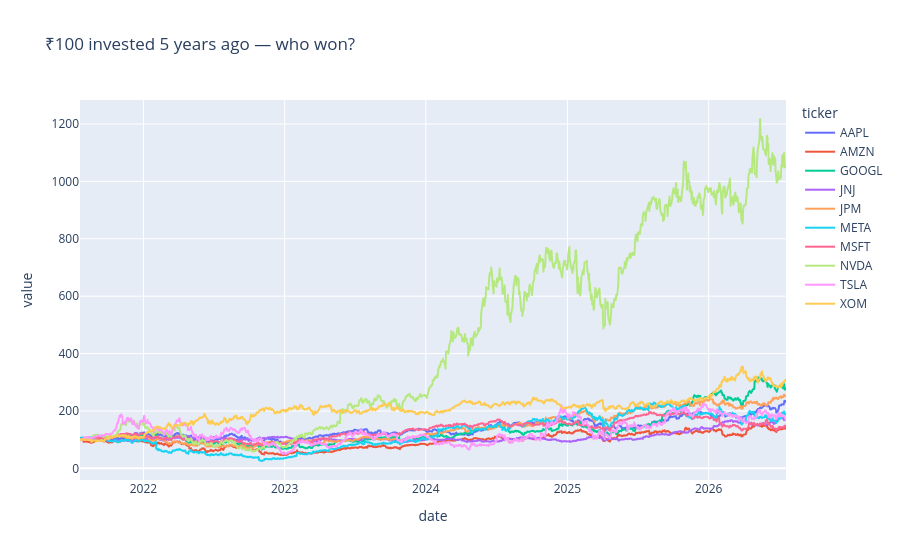

Notebook cell for this chart:
### Code cell
norm = close / close.iloc[0] * 100
fig = px.line(norm, title="₹100 invested 5 years ago — who won?")
fig.show()

### Figure 1 — Plotly figure (JSON) as saved in the notebook; plotly's stock layout.template omitted (floating-point values rounded to 4 significant figures; data arrays with more than 128 entries replaced by an {"elided": "..."} marker saying what was removed)
{"data": [{"hovertemplate": "ticker=AAPL<br>date=%{x}<br>value=%{y}<extra></extra>", "legendgroup": "AAPL", "line": {"color": "#636efa", "dash": "solid"}, "marker": {"symbol": "circle"}, "mode": "lines", "name": "AAPL", "showlegend": true, "type": "scattergl", "x": {"elided": "1254 str values"}, "xaxis": "x", "y": {"elided": "1254 float values"}, "yaxis": "y"}, {"hovertemplate": "ticker=AMZN<br>date=%{x}<br>value=%{y}<extra></extra>", "legendgroup": "AMZN", "line": {"color": "#EF553B", "dash": "solid"}, "marker": {"symbol": "circle"}, "mode": "lines", "name": "AMZN", "showlegend": true, "type": "scattergl", "x": {"elided": "1254 str values"}, "xaxis": "x", "y": {"elided": "1254 float values"}, "yaxis": "y"}, {"hovertemplate": "ticker=GOOGL<br>date=%{x}<br>value=%{y}<extra></extra>", "legendgroup": "GOOGL", "line": {"color": "#00cc96", "dash": "solid"}, "marker": {"symbol": "circle"}, "mode": "lines", "name": "GOOGL", "showlegend": true, "type": "scattergl", "x": {"elided": "1254 str values"}, "xaxis": "x", "y": {"elided": "1254 float values"}, "yaxis": "y"}, {"hovertemplate": "ticker=JNJ<br>date=%{x}<br>value=%{y}<extra></extra>", "legendgroup": "JNJ", "line": {"color": "#ab63fa", "dash": "solid"}, "marker": {"symbol": "circle"}, "mode": "lines", "name": "JNJ", "showlegend": true, "type": "scattergl", "x": {"elided": "1254 str values"}, "xaxis": "x", "y": {"elided": "1254 float values"}, "yaxis": "y"}, {"hovertemplate": "ticker=JPM<br>date=%{x}<br>value=%{y}<extra></extra>", "legendgroup": "JPM", "line": {"color": "#FFA15A", "dash": "solid"}, "marker": {"symbol": "circle"}, "mode": "lines", "name": "JPM", "showlegend": true, "type": "scattergl", "x": {"elided": "1254 str values"}, "xaxis": "x", "y": {"elided": "1254 float values"}, "yaxis": "y"}, {"hovertemplate": "ticker=META<br>date=%{x}<br>value=%{y}<extra></extra>", "legendgroup": "META", "line": {"color": "#19d3f3", "dash": "solid"}, "marker": {"symbol": "circle"}, "mode": "lines", "name": "META", "showlegend": true, "type": "scattergl", "x": {"elided": "1254 str values"}, "xaxis": "x", "y": {"elided": "1254 float values"}, "yaxis": "y"}, {"hovertemplate": "ticker=MSFT<br>date=%{x}<br>value=%{y}<extra></extra>", "legendgroup": "MSFT", "line": {"color": "#FF6692", "dash": "solid"}, "marker": {"symbol": "circle"}, "mode": "lines", "name": "MSFT", "showlegend": true, "type": "scattergl", "x": {"elided": "1254 str values"}, "xaxis": "x", "y": {"elided": "1254 float values"}, "yaxis": "y"}, {"hovertemplate": "ticker=NVDA<br>date=%{x}<br>value=%{y}<extra></extra>", "legendgroup": "NVDA", "line": {"color": "#B6E880", "dash": "solid"}, "marker": {"symbol": "circle"}, "mode": "lines", "name": "NVDA", "showlegend": true, "type": "scattergl", "x": {"elided": "1254 str values"}, "xaxis": "x", "y": {"elided": "1254 float values"}, "yaxis": "y"}, {"hovertemplate": "ticker=TSLA<br>date=%{x}<br>value=%{y}<extra></extra>", "legendgroup": "TSLA", "line": {"color": "#FF97FF", "dash": "solid"}, "marker": {"symbol": "circle"}, "mode": "lines", "name": "TSLA", "showlegend": true, "type": "scattergl", "x": {"elided": "1254 str values"}, "xaxis": "x", "y": {"elided": "1254 float values"}, "yaxis": "y"}, {"hovertemplate": "ticker=XOM<br>date=%{x}<br>value=%{y}<extra></extra>", "legendgroup": "XOM", "line": {"color": "#FECB52", "dash": "solid"}, "marker": {"symbol": "circle"}, "mode": "lines", "name": "XOM", "showlegend": true, "type": "scattergl", "x": {"elided": "1254 str values"}, "xaxis": "x", "y": {"elided": "1254 float values"}, "yaxis": "y"}], "layout": {"legend": {"title": {"text": "ticker"}, "tracegroupgap": 0}, "title": {"text": "₹100 invested 5 years ago — who won?"}, "xaxis": {"anchor": "y", "domain": [0, 1], "title": {"text": "date"}}, "yaxis": {"anchor": "x", "domain": [0, 1], "title": {"text": "value"}}}}
